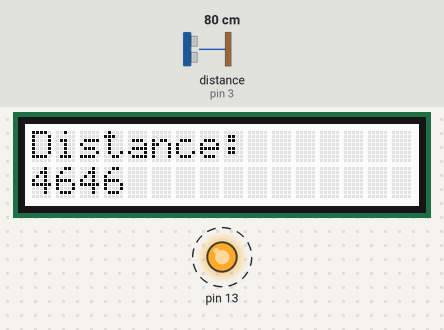
Recording of a sketch running on a simulated Arduino Uno, built with avr-gcc and run on an emulated ATmega328P. Parts: 16×2 character LCD, output pins drawn as LEDs (lit = HIGH). Wiring (inferred from the names in the program): ultrasonic range finder: trigger pin 4; echo pin 3. Dashed ring = blinking. The inputs (shaded band) are chosen by the test bench; at power-on: distance to the obstacle (sensor on pin 3) 80 cm. The echo pulse lasts 58.3 µs per cm; WiFi joins after 1.5 s; servers stay silent unless stated; pins used as bus, display or sensor lines are not drawn; what the sketch prints to the serial monitor is not drawn.

Above: at 4.1 s.
4.2 s: distance to the obstacle (sensor on pin 3) set to 2 cm
At 7.3 s:
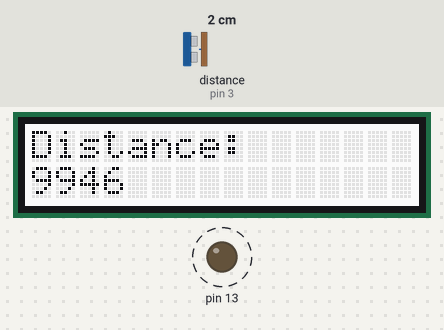
7.4 s: distance to the obstacle (sensor on pin 3) set to 4 cm
At 8.5 s:
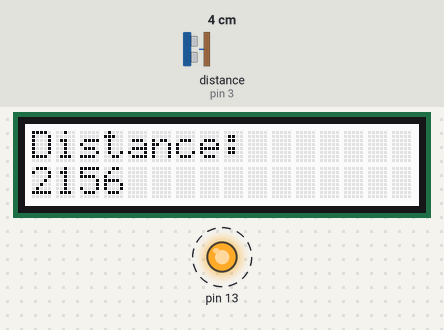
10.6 s: distance to the obstacle (sensor on pin 3) set to 9 cm
At 13.4 s:
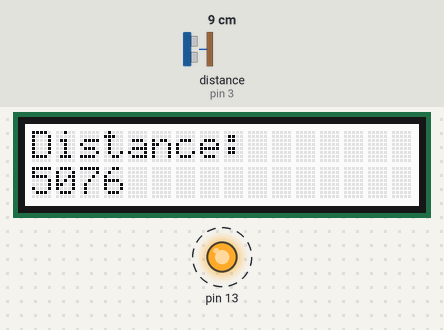
Timing chart, 0 to 20.1 s (numbered marks = the images above; inputs shaded):
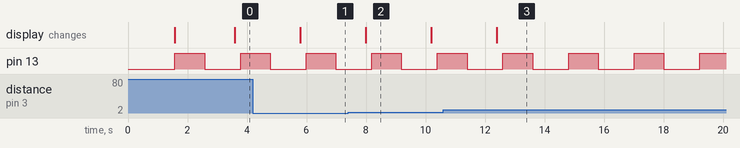

Measured:
- after the input at 4.2 s, the display: changes after 1.6 s (image 1)
- after the input at 7.4 s, the display: changes after 0.59 s (image 2)
- after the input at 10.6 s, the display: changes after 1.8 s (image 3)
- by itself, pin 13: alternates HIGH for 1.0 s and LOW for 1.2 s
- what the display in image 2 shows lasts 2.2 s, from 8.0 s to 10.2 s

The sketch:

arduino.ino
```cpp
#include <Arduino.h>

//Grove LCD
#include <rgb_lcd.h>

//NFC
#include <Wire.h>
#include <Adafruit_PN532.h>

#include <SPI.h>
#include <Ethernet.h>
#include <EthernetClient.h>

#define PN532_SCK  (2)
#define PN532_MOSI (3)
#define PN532_SS   (4)
#define PN532_MISO (5)

Adafruit_PN532 nfc(PN532_SCK, PN532_MISO, PN532_MOSI, PN532_SS);

rgb_lcd lcd;

const char *server = "google.com";                      // server's address
const char *resource = "/users/1";                      // http resource
const unsigned long HTTP_TIMEOUT = 10000;               // max respone time from server
const size_t MAX_CONTENT_SIZE = 512;                    // max size of the HTTP response

const unsigned long BAUD_RATE = 9600;                   // serial connection speed

byte mac[] = {0xDE, 0xAD, 0xBE, 0xEF, 0xFE, 0xED};
EthernetClient client;

int trig = 4;
int echo = 3;

void setup() {
    Serial.begin(1);
    while (!Serial) { ;  // wait for serial port to initialize
    }
    Serial.println("Serial ready");

    Ethernet.begin(mac);

    pinMode(13, OUTPUT);

    nfc.begin();
    nfc.SAMConfig();

    lcd.begin(16, 2);
    // Print a message to the LCD.
    lcd.print("Distance: ");
}

void loop() {
    digitalWrite(13, HIGH);
    delay(1000);
    digitalWrite(13, LOW);
    delay(1000);

    pinMode(trig, OUTPUT);
    digitalWrite(trig, LOW);
    delayMicroseconds(2);
    digitalWrite(trig, HIGH);
    delayMicroseconds(5);
    digitalWrite(trig, LOW);

    // The same pin is used to read the signal from the PING))): a HIGH
    // pulse whose duration is the time (in microseconds) from the sending
    // of the ping to the reception of its echo off of an object.
    pinMode(echo, INPUT);
    long duration = pulseIn(echo, HIGH);
    Serial.println(duration);

    // set the cursor to column 0, line 1
    // (note: line 1 is the second row, since counting begins with 0):
    lcd.setCursor(0, 1);
    // print the number of seconds since reset:
    lcd.print(duration);

    client.print("GET ");
    client.print(resource);
    client.println(" HTTP/1.1");
    client.print("Host: ");
    client.println(server);
    client.println("Connection: close");
    client.println();

    delay(200);
}
```
